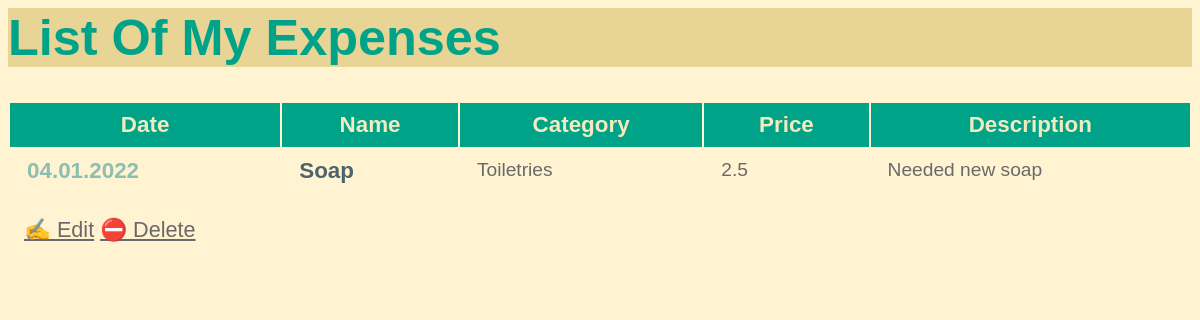
Screenshot of /expense/3 with the database file from the repository.
### expenses/models.py (models this page shows, shortened)
class Expense(models.Model):
    name = models.CharField(max_length=200)
    category = models.CharField(max_length=200)
    price = models.FloatField()
    date = models.DateTimeField(default=timezone.now())
    description = models.TextField(default=None, blank=True, null=True)

### expenses/views.py (the view)
class ExpenseDetailView(DetailView):
    model = Expense

### expenses/templates/expenses/expense_detail.html
{% extends "expenses/base.html" %}
{% block content %}
    <article>
        <table>
            <thead>
                <tr>
                     <th>
                        <h2>Date</h2>
                    </th>
                    <th>
                        <h2>Name</h2>
                    </th>
                    <th>
                        <h2>Category</h2>
                    </th>
                    <th>
                        <h2>Price</h2>
                    </th>
                    <th>
                        <h2>Description</h2>
                    </th>
                 </tr>
            </thead>
            <tbody>
                <tr>
                    <td>
                        <h2 class="mark">{{ expense.date|date:'d.m.Y' }}</h2>
                    </td>
                    <td>
                        <h3>{{ expense.name }}</h3>
                    </td>
                    <td>
                        <p>{{ expense.category }}</p>
                    </td>
                    <td>
                        <p>{{ expense.price }}</p>
                    </td>
                    <td>
                        <p>{{ expense.description }}</p>
                    </td>
                </tr>
            </tbody>
        </table>
    </article>
    <p>
    <a href="{% url 'expense-update' expense.id %}">✍️ Edit</a>
    <a href="{% url 'expense-delete' expense.id %}">⛔ Delete</a>
    </p>
{% endblock %}

### expenses/static/css/expense_tracker.css (style rules this page uses)
* { box-sizing: border-box; }
body { font-family: sans-serif; font-size: 18px; }
a { color: inherit; }
h2, h3 { font-size: 1.4em; margin: 0; display: inline-block; padding: 0.5rem 1rem; vertical-align: top; }
h2 { background-color: aquamarine; }
.mark { background-color: inherit; color: #8CBEB2; }
article { margin-bottom: 0.5rem; }
p { font-size: 1.2em; padding-left: 1rem; line-height: 1.3em; max-width: 36rem; color: dimgray; }
table { width: 100%; }
table thead { background: #00A388; }
table thead h2 { background-color: #00A388; color: #F2EBBF; }
table tbody { color: #39403B; color: #4C646B; }
.custom-body { background: #FFF3D2; }

### rows the page displays
Expense: date "04.01.2022", name "Soap", category "Toiletries", price "2.5", description "Needed new soap"
